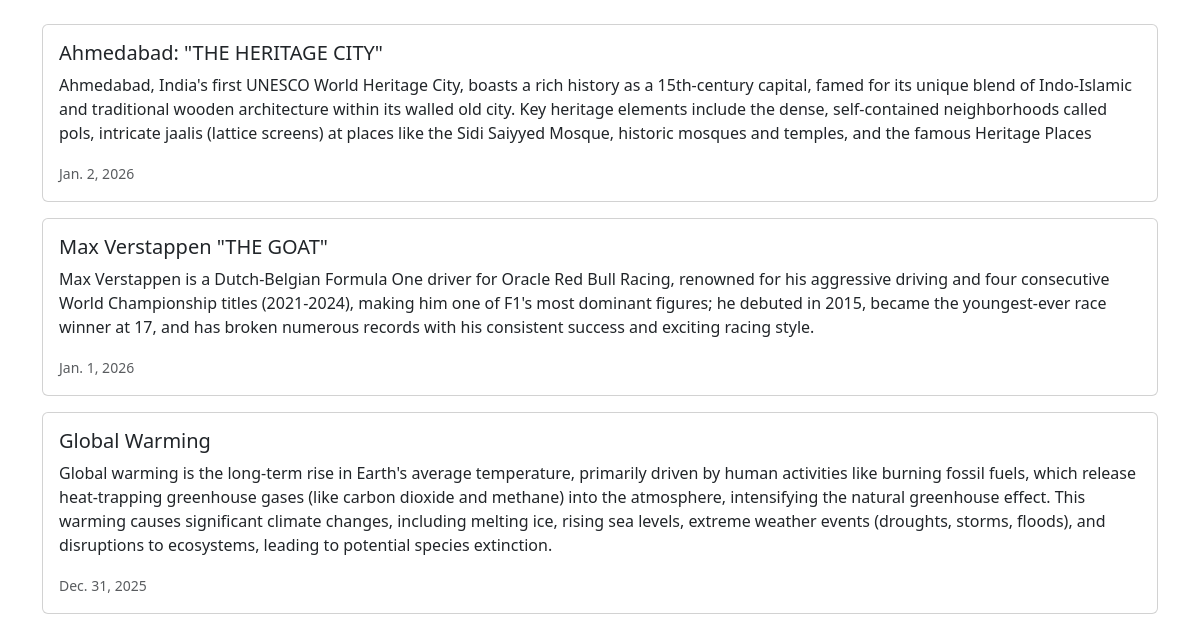
Page /news/ on the committed database.
### news/models.py (models this page shows)
class News(models.Model):
    headline = models.CharField(max_length=200)
    body = models.TextField()
    date = models.DateField()

### news/views.py (the view)
# urls.py: path('news/', include('news.urls')),
def news(request):
    newss = News.objects.all().order_by('-date')
    return render(request, 'news.html', {'newss':newss})

### news/templates/news.html (shortened to what this page needs)
<!DOCTYPE html>
<html>
  <head>
    <link href="https://cdn.jsdelivr.net/npm/bootstrap@5.3.2/dist/css/bootstrap.min.css" rel="stylesheet">
  </head>
  <body>
    <div class="container mt-4">
      {% for news in newss %}
      <div class="card mb-3">
        <div class="row g-0">
          <div class="col-md-12">
            <div class="card-body">
              <h5 class="card-title">{{ news.headline }}</h5>
              <p class="card-text">{{ news.body }}</p>
              <p class="card-text">
                <small class="text-muted">{{ news.date }}</small>
              </p>
            </div>
          </div>
        </div>
      </div>
      {% endfor %}
    </div>
  </body>
</html>

### rows in the picture
News: headline "Ahmedabad: \"THE HERITAGE CITY\"", body "Ahmedabad, India's first UNESCO World Heritage City, boasts a rich history as a 15th-century capital, famed for its unique blend of Indo-Islamic and traditional wooden architecture within its walled old city. Key heritage elements include the dense, self-contained neighborhoods called pols, intricate jaalis (lattice screens) at places like the Sidi Saiyyed Mosque, historic mosques and temples, and the famous Heritage Places", date "Jan. 2, 2026"
News: headline "Max Verstappen \"THE GOAT\"", body "Max Verstappen is a Dutch-Belgian Formula One driver for Oracle Red Bull Racing, renowned for his aggressive driving and four consecutive World Championship titles (2021-2024), making him one of F1's most dominant figures; he debuted in 2015, became the youngest-ever race winner at 17, and has broken numerous records with his consistent success and exciting racing style.", date "Jan. 1, 2026"
News: headline "Global Warming", body "Global warming is the long-term rise in Earth's average temperature, primarily driven by human activities like burning fossil fuels, which release heat-trapping greenhouse gases (like carbon dioxide and methane) into the atmosphere, intensifying the natural greenhouse effect. This warming causes significant climate changes, including melting ice, rising sea levels, extreme weather events (droughts, storms, floods), and disruptions to ecosystems, leading to potential species extinction.", date "Dec. 31, 2025"
